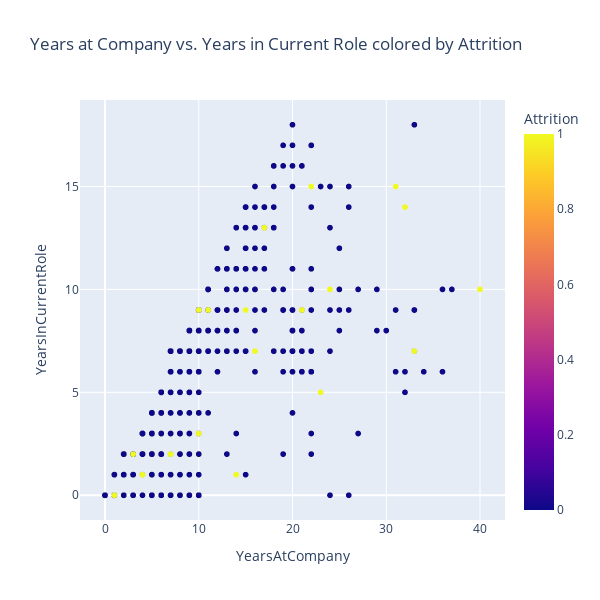

The code cell stored with this chart in its notebook:
### Markdown cell above
### Years at Company vs. Years in Current Role colored by Attrition

### Code cell
# Years at Company vs. Years in Current Role colored by Attrition
fig = px.scatter(data, x='YearsAtCompany', y='YearsInCurrentRole', color='Attrition', title='Years at Company vs. Years in Current Role colored by Attrition', hover_data=hover_data_cols)
fig.update_layout(width=600, height=600)
fig.show()

### Figure 1 — Plotly figure (JSON) as saved in the notebook; plotly's stock layout.template omitted (floating-point values rounded to 4 significant figures; data arrays with more than 128 entries replaced by an {"elided": "..."} marker saying what was removed)
{"data": [{"customdata": {"elided": "1470x10 int values"}, "hovertemplate": "YearsAtCompany=%{x}<br>YearsInCurrentRole=%{y}<br>Department_Research & Development=%{customdata[0]}<br>Department_Sales=%{customdata[1]}<br>JobRole_Human Resources=%{customdata[2]}<br>JobRole_Laboratory Technician=%{customdata[3]}<br>JobRole_Manager=%{customdata[4]}<br>JobRole_Manufacturing Director=%{customdata[5]}<br>JobRole_Research Director=%{customdata[6]}<br>JobRole_Research Scientist=%{customdata[7]}<br>JobRole_Sales Executive=%{customdata[8]}<br>JobRole_Sales Representative=%{customdata[9]}<br>Attrition=%{marker.color}<extra></extra>", "legendgroup": "", "marker": {"color": {"elided": "1470 int values"}, "coloraxis": "coloraxis", "symbol": "circle"}, "mode": "markers", "name": "", "showlegend": false, "type": "scattergl", "x": {"elided": "1470 int values"}, "xaxis": "x", "y": {"elided": "1470 int values"}, "yaxis": "y"}], "layout": {"coloraxis": {"colorbar": {"title": {"text": "Attrition"}}, "colorscale": [[0, "#0d0887"], [0.1111, "#46039f"], [0.2222, "#7201a8"], [0.3333, "#9c179e"], [0.4444, "#bd3786"], [0.5556, "#d8576b"], [0.6667, "#ed7953"], [0.7778, "#fb9f3a"], [0.8889, "#fdca26"], [1, "#f0f921"]]}, "height": 600, "legend": {"tracegroupgap": 0}, "title": {"text": "Years at Company vs. Years in Current Role colored by Attrition"}, "width": 600, "xaxis": {"anchor": "y", "autorange": true, "domain": [0, 1], "range": [-2.67, 42.67], "title": {"text": "YearsAtCompany"}, "type": "linear"}, "yaxis": {"anchor": "x", "autorange": true, "domain": [0, 1], "range": [-1.202, 19.2], "title": {"text": "YearsInCurrentRole"}, "type": "linear"}}}
